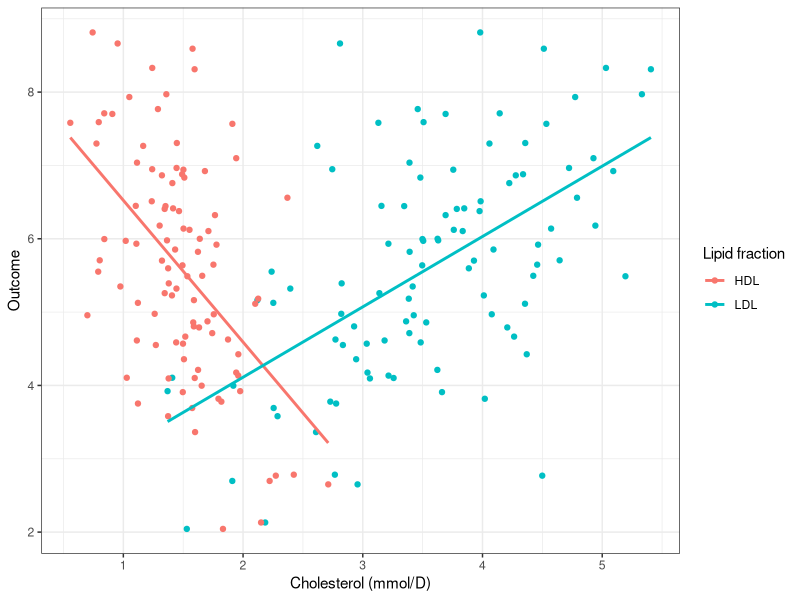

This chart was generated by the following R code:
library(ggplot2)

#Simulate data

N<-100

LDL<-rnorm(N,3.55593,0.8708)
HDL<-rnorm(N,1.45051,0.383054)
outcome<-5 + 1*LDL + (-2)*HDL + rnorm(N,0,1)

data<-data.frame(c(LDL,HDL),rep(outcome,2),c(rep("LDL",N),rep("HDL",N)))
names(data)<-c("mmol","outcome","lipid_type")

ldl.mod<-lm(outcome ~ mmol, data=data[data$lipid_type=="LDL",])
hdl.mod<-lm(outcome ~ mmol, data=data[data$lipid_type=="HDL",])

mregplot<-ggplot(data, aes(x=mmol, y=outcome,color = lipid_type)) +
  geom_point()+
  geom_smooth(method=lm, se=FALSE, fullrange=F)+
    xlab("Cholesterol (mmol/D)")+
    ylab("Outcome")+
    labs(color="Lipid fraction")+theme_bw()

png(filename = "Mreg_example.png",
    width = 1920 , height = 1500, units = "px", res=300,
    bg = "white")

mregplot

dev.off()
